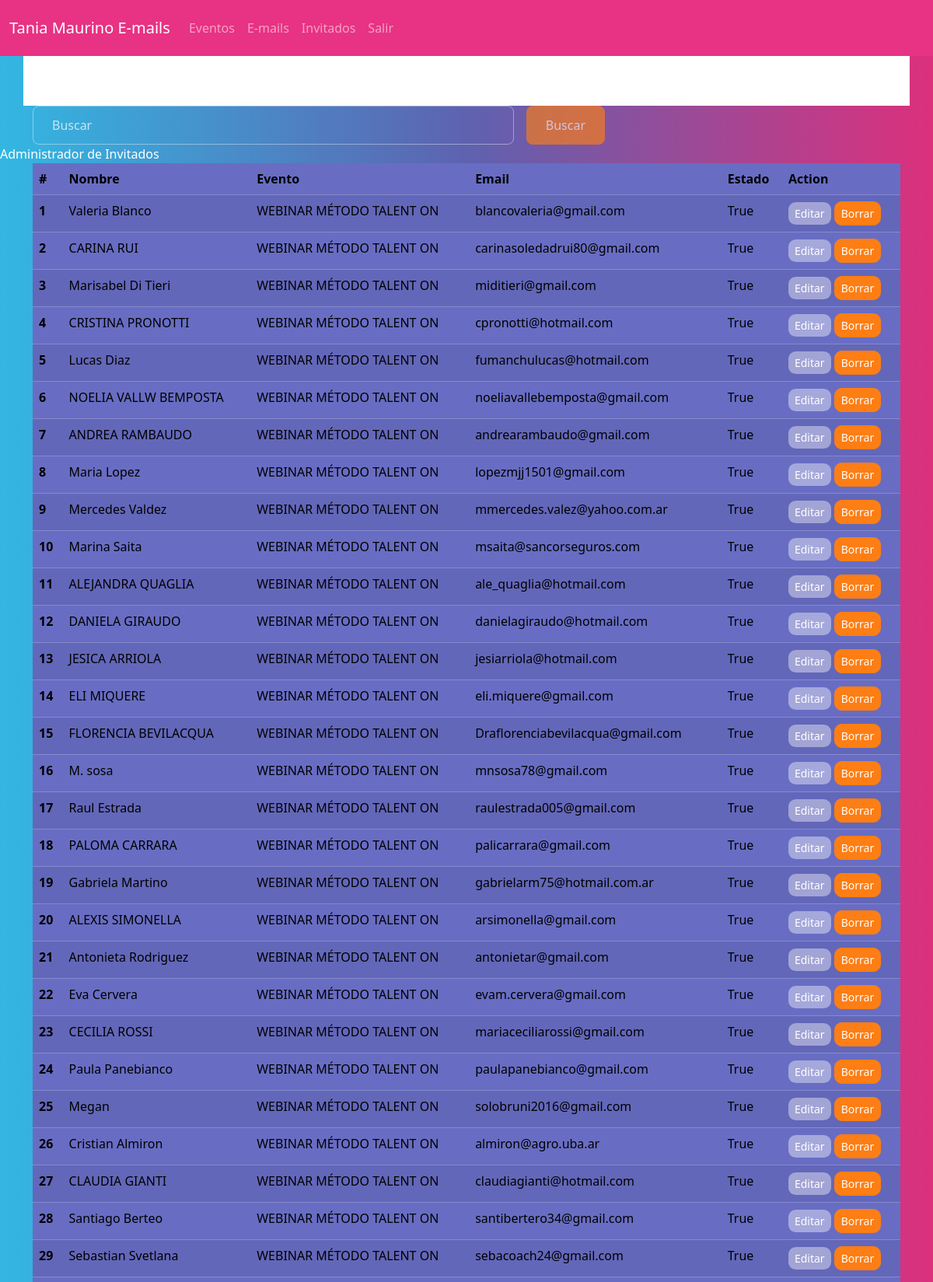
Screenshot of /guests/ (signed in, upper part) with the database file from the repository.
### main/models.py (models this page shows, shortened)
class Guests(models.Model):
    id = models.UUIDField(primary_key=True, default=uuid.uuid4, editable=False)
    name = models.CharField(max_length=150)
    slug = AutoSlugField(populate_from='id')
    event = models.ForeignKey(Event, on_delete=models.PROTECT)
    email = models.EmailField(max_length=254)
    is_active = models.BooleanField(default=True)

class Event(models.Model):
    id = models.UUIDField(primary_key=True, default=uuid.uuid4, editable=False)
    name = models.CharField(max_length=150)
    slug = AutoSlugField(populate_from='id')
    link = models.URLField(max_length=350)
    date = models.DateField(null=True, blank=True)
    time = models.TimeField(null=True, blank=True)
    def __str__(self):
        return self.name

### main/views.py (the view)
# urls.py: path('guests/', GuestsListView.as_view(), name='guestsList'),
@method_decorator(login_required, name='dispatch')
class GuestsListView(ListView):
    template_name = 'guest/guests.html'
    model = Guests
    context_object_name = 'guests'

### main/templates/guest/guests.html (shortened to what this page needs)
{% extends 'index.html' %}
{% load static %}
{% block content %}
<div class="container">
    <div class="row">
        <div class="col-8">
            <form method="POST" action="{% url 'guestsSearch' %}" class="d-flex">{% csrf_token %}
                <input id="valor" class="form-control me-sm-2" type="text" name="buscar" placeholder="Buscar">
                <button id="activador" class="btn btn-danger my-2 my-sm-0" type="submit" disabled>Buscar</button>
            </form>
        </div>
    </div>
</div>
{% block name %}Administrador de Invitados{% endblock %}
{% if guests %}
<div class="container d-flex justify-content-center aling-items-center">
    <table class="table table-striped">
        <thead>
            <tr>
                <th scope="col">#</th>
                <th scope="col">Nombre</th>
                <th scope="col">Evento</th>
                <th scope="col">Email</th>
                <th scope="col">Estado</th>
                <th scope="col">Action</th>
            </tr>
        </thead>
        <tbody>
            {% for guest in guests %}
            <tr>
                <th scope="row">{{ forloop.counter }}</th>
                <td>{{ guest.name}}</td>
                <td>{{ guest.event}}</td>
                <td>{{ guest.email}}</td>
                <td>{{guest.is_active}}</td>
                <td>
                    <a href="{% url 'guestsUpdate' guest.slug %}" role="button"
                        class="btn btn-secondary btn-sm btn-block">Editar</a>
                    <a href="{% url 'guestsDelte' guest.slug %}" role="button"
                        class="btn btn-danger btn-sm btn-block">Borrar</a>
                </td>
            </tr>
            {% endfor %}
        </tbody>
    </table>
</div>
{% else %}
<h1>No hay invitados</h1>
{% endif %}
{% endblock %}

### main/templates/index.html (shortened to what this page needs)
<!DOCTYPE html>
<html lang="en">
<head>
    {% load static %}
    <link rel="stylesheet" href="https://bootswatch.com/5/quartz/bootstrap.min.css">
</head>
<body>
    <header>
        <nav class="navbar navbar-expand-lg navbar-dark bg-primary">
            <div class="container-fluid">
                <a class="navbar-brand" href="{% url 'index' %}">Tania Maurino E-mails</a>
                <div class="collapse navbar-collapse" id="navbarColor01">
                    <ul class="navbar-nav me-auto">
                        <li class="nav-item">
                            <a class="nav-link" href="{% url 'eventList' %}">Eventos</a>
                        </li>
                        <li class="nav-item">
                            <a class="nav-link" href="{% url 'emailList' %}">E-mails</a>
                        </li>
                        <li class="nav-item">
                            <a class="nav-link" href="{% url 'guestsList' %}">Invitados</a>
                        </li>
                        {% if request.user.is_authenticated %}
                        <li class="nav-item">
                            <a class="nav-link" href="{% url 'logout'%}">Salir</a>
                        </li>
                        {% endif %}
                    </ul>
                </div>
            </div>
        </nav>
        <div class="container bg-secondary">
            <div class="page-header">
                <div class="row">
                    <div class="col-lg-8 col-md-7 col-sm-6">
                        <h1>{% block name %}Administración{% endblock %}</h1>
                    </div>
                </div>
            </div>
        </div>
    </header>
    {% block content %}{% endblock content %}
</body>
</html>

### rows the page displays
Guests: name "Valeria Blanco", event "WEBINAR MÉTODO TALENT ON", email "blancovaleria@gmail.com", is_active "True"
Guests: name "CARINA RUI", event "WEBINAR MÉTODO TALENT ON", email "carinasoledadrui80@gmail.com", is_active "True"
Guests: name "Marisabel Di Tieri", event "WEBINAR MÉTODO TALENT ON", email "miditieri@gmail.com", is_active "True"
Guests: name "CRISTINA PRONOTTI", event "WEBINAR MÉTODO TALENT ON", email "cpronotti@hotmail.com", is_active "True"
Guests: name "Lucas Diaz", event "WEBINAR MÉTODO TALENT ON", email "fumanchulucas@hotmail.com", is_active "True"
Guests: name "NOELIA VALLW BEMPOSTA", event "WEBINAR MÉTODO TALENT ON", email "noeliavallebemposta@gmail.com", is_active "True"
Guests: name "ANDREA RAMBAUDO", event "WEBINAR MÉTODO TALENT ON", email "andrearambaudo@gmail.com", is_active "True"
Guests: name "Maria Lopez", event "WEBINAR MÉTODO TALENT ON", email "lopezmjj1501@gmail.com", is_active "True"
Guests: name "Mercedes Valdez", event "WEBINAR MÉTODO TALENT ON", email "mmercedes.valez@yahoo.com.ar", is_active "True"
Guests: name "Marina Saita", event "WEBINAR MÉTODO TALENT ON", email "msaita@sancorseguros.com", is_active "True"
Guests: name "ALEJANDRA QUAGLIA", event "WEBINAR MÉTODO TALENT ON", email "ale_quaglia@hotmail.com", is_active "True"
Guests: name "DANIELA GIRAUDO", event "WEBINAR MÉTODO TALENT ON", email "danielagiraudo@hotmail.com", is_active "True"
Guests: name "JESICA ARRIOLA", event "WEBINAR MÉTODO TALENT ON", email "jesiarriola@hotmail.com", is_active "True"
Guests: name "ELI MIQUERE", event "WEBINAR MÉTODO TALENT ON", email "eli.miquere@gmail.com", is_active "True"
Guests: name "FLORENCIA BEVILACQUA", event "WEBINAR MÉTODO TALENT ON", email "Draflorenciabevilacqua@gmail.com", is_active "True"
Guests: name "M. sosa", event "WEBINAR MÉTODO TALENT ON", email "mnsosa78@gmail.com", is_active "True"
Guests: name "Raul Estrada", event "WEBINAR MÉTODO TALENT ON", email "raulestrada005@gmail.com", is_active "True"
Guests: name "PALOMA CARRARA", event "WEBINAR MÉTODO TALENT ON", email "palicarrara@gmail.com", is_active "True"
Guests: name "Gabriela Martino", event "WEBINAR MÉTODO TALENT ON", email "gabrielarm75@hotmail.com.ar", is_active "True"
Guests: name "ALEXIS SIMONELLA", event "WEBINAR MÉTODO TALENT ON", email "arsimonella@gmail.com", is_active "True"
Guests: name "Antonieta Rodriguez", event "WEBINAR MÉTODO TALENT ON", email "antonietar@gmail.com", is_active "True"
Guests: name "Eva Cervera", event "WEBINAR MÉTODO TALENT ON", email "evam.cervera@gmail.com", is_active "True"
Guests: name "CECILIA ROSSI", event "WEBINAR MÉTODO TALENT ON", email "mariaceciliarossi@gmail.com", is_active "True"
Guests: name "Paula Panebianco", event "WEBINAR MÉTODO TALENT ON", email "paulapanebianco@gmail.com", is_active "True"
Guests: name "Megan", event "WEBINAR MÉTODO TALENT ON", email "solobruni2016@gmail.com", is_active "True"
Guests: name "Cristian Almiron", event "WEBINAR MÉTODO TALENT ON", email "almiron@agro.uba.ar", is_active "True"
Guests: name "CLAUDIA GIANTI", event "WEBINAR MÉTODO TALENT ON", email "claudiagianti@hotmail.com", is_active "True"
Guests: name "Santiago Berteo", event "WEBINAR MÉTODO TALENT ON", email "santibertero34@gmail.com", is_active "True"
Guests: name "Sebastian Svetlana", event "WEBINAR MÉTODO TALENT ON", email "sebacoach24@gmail.com", is_active "True"
